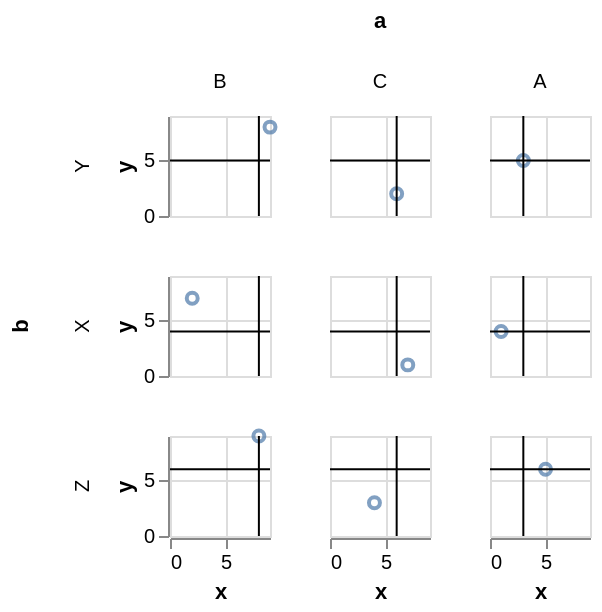

Write a Vega-Lite specification for this figure.
### Vega-Lite specification from a JSON file in a GitHub repository (floating-point values rounded to 4 significant figures)
{"$schema": "https://vega.github.io/schema/vega-lite/v3.json", "data": {"values": [{"a": "A", "b": "X", "x": 1, "y": 4}, {"a": "A", "b": "Y", "x": 3, "y": 5}, {"a": "A", "b": "Z", "x": 5, "y": 6}, {"a": "B", "b": "X", "x": 2, "y": 7}, {"a": "B", "b": "Y", "x": 9, "y": 8}, {"a": "B", "b": "Z", "x": 8, "y": 9}, {"a": "C", "b": "X", "x": 7, "y": 1}, {"a": "C", "b": "Y", "x": 6, "y": 2}, {"a": "C", "b": "Z", "x": 4, "y": 3}]}, "transform": [{"joinaggregate": [{"op": "median", "field": "x", "as": "median_x_by_a"}], "groupby": ["a"]}, {"joinaggregate": [{"op": "median", "field": "y", "as": "median_y_by_b"}], "groupby": ["b"]}], "facet": {"column": {"field": "a", "type": "nominal", "sort": ["B", "C", "A"]}, "row": {"field": "b", "type": "nominal", "sort": ["Y", "X", "Z"]}}, "spec": {"width": 50, "height": 50, "layer": [{"mark": "point", "encoding": {"x": {"field": "x", "type": "quantitative", "title": "x"}, "y": {"field": "y", "type": "quantitative", "title": "y"}}}, {"mark": "rule", "encoding": {"x": {"aggregate": "median", "field": "median_x_by_a", "type": "quantitative"}}}, {"mark": "rule", "encoding": {"y": {"aggregate": "median", "field": "median_y_by_b", "type": "quantitative"}}}]}}
